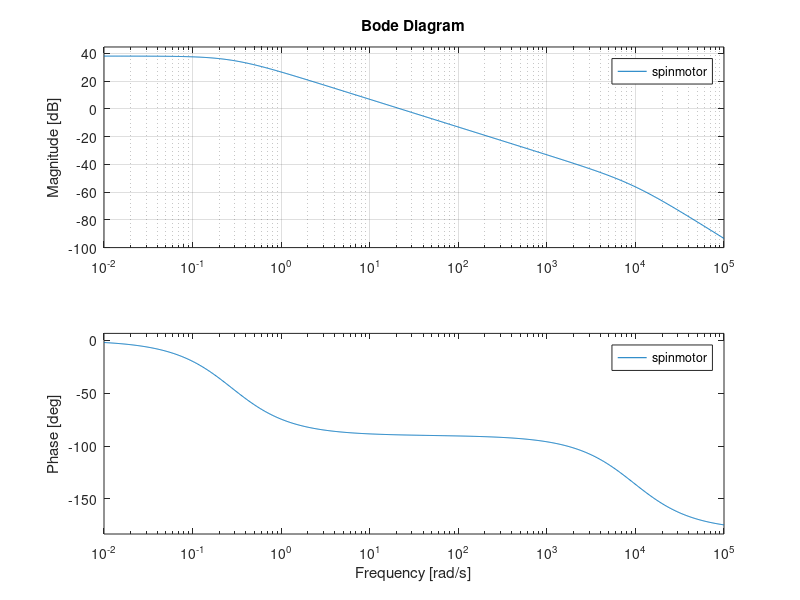

This figure's MATLAB source:
clear;clc;
%Numberator
num=[213800];
%Denominator
den=[1 9593 2654];
%Trandfer Function
spinmotor = tf(num, den)

%Plot the bode plot
bode(spinmotor),grid